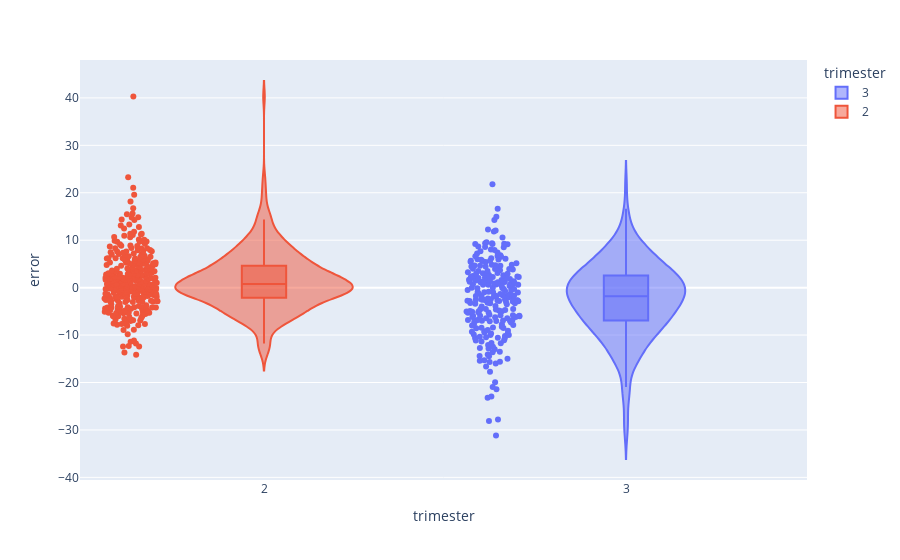

This figure's notebook cell:
### Code cell
df_clean_g['trimester'] = (df_clean_g['ga_boe'] >= 196) + 2
fig = px.violin(df_clean_g, y="error", x='trimester', color="trimester", box=True, points="all")
fig

### Figure 1 — Plotly figure (JSON) as saved in the notebook; plotly's stock layout.template omitted (floating-point values rounded to 4 significant figures; data arrays with more than 128 entries replaced by an {"elided": "..."} marker saying what was removed)
{"data": [{"alignmentgroup": "True", "box": {"visible": true}, "hovertemplate": "trimester=%{x}<br>error=%{y}<extra></extra>", "legendgroup": "3", "marker": {"color": "#636efa"}, "name": "3", "offsetgroup": "3", "orientation": "v", "points": "all", "scalegroup": "True", "showlegend": true, "type": "violin", "x": {"elided": "248 int values"}, "x0": " ", "xaxis": "x", "y": {"elided": "248 float values"}, "y0": " ", "yaxis": "y"}, {"alignmentgroup": "True", "box": {"visible": true}, "hovertemplate": "trimester=%{x}<br>error=%{y}<extra></extra>", "legendgroup": "2", "marker": {"color": "#EF553B"}, "name": "2", "offsetgroup": "2", "orientation": "v", "points": "all", "scalegroup": "True", "showlegend": true, "type": "violin", "x": {"elided": "346 int values"}, "x0": " ", "xaxis": "x", "y": {"elided": "346 float values"}, "y0": " ", "yaxis": "y"}], "layout": {"autosize": true, "legend": {"title": {"text": "trimester"}, "tracegroupgap": 0}, "margin": {"t": 60}, "violinmode": "overlay", "xaxis": {"anchor": "y", "autorange": true, "categoryarray": [3, 2], "categoryorder": "array", "domain": [0, 1], "range": [1.496, 3.5], "title": {"text": "trimester"}, "type": "linear"}, "yaxis": {"anchor": "x", "autorange": true, "domain": [0, 1], "range": [-40.55, 47.99], "title": {"text": "error"}, "type": "linear"}}}
